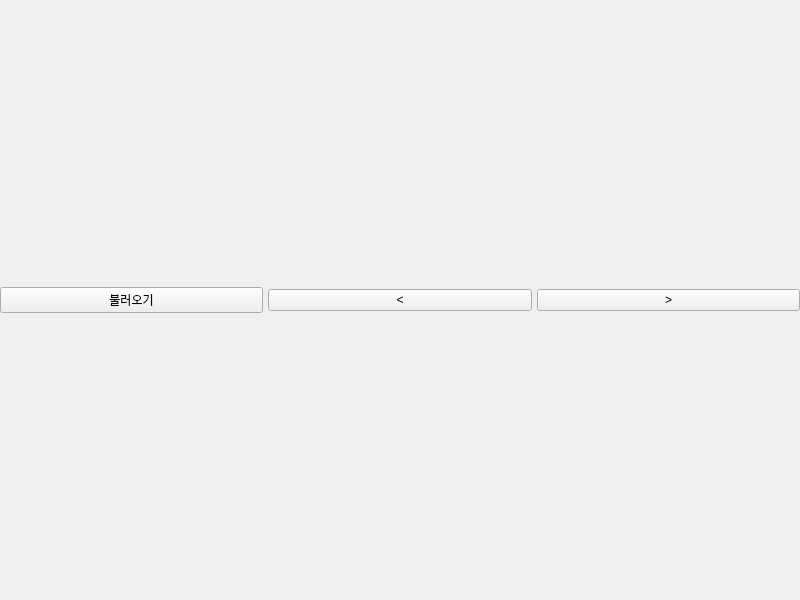
<?xml version="1.0" encoding="UTF-8"?>
<ui version="4.0">
 <class>MainWidget</class>
 <widget class="QWidget" name="MainWidget">
  <property name="geometry">
   <rect>
    <x>0</x>
    <y>0</y>
    <width>800</width>
    <height>600</height>
   </rect>
  </property>
  <property name="windowTitle">
   <string>MainWidget</string>
  </property>
  <layout class="QVBoxLayout" name="verticalLayout_2" stretch="0,1">
   <property name="spacing">
    <number>5</number>
   </property>
   <property name="leftMargin">
    <number>0</number>
   </property>
   <property name="topMargin">
    <number>0</number>
   </property>
   <property name="rightMargin">
    <number>0</number>
   </property>
   <property name="bottomMargin">
    <number>0</number>
   </property>
   <item>
    <layout class="QHBoxLayout" name="horizontalLayout">
     <item>
      <widget class="QPushButton" name="load_pushButton">
       <property name="text">
        <string>불러오기</string>
       </property>
      </widget>
     </item>
     <item>
      <widget class="QPushButton" name="back_pushButton">
       <property name="text">
        <string>&lt;</string>
       </property>
      </widget>
     </item>
     <item>
      <widget class="QPushButton" name="forward_pushButton">
       <property name="text">
        <string>&gt;</string>
       </property>
      </widget>
     </item>
    </layout>
   </item>
   <item>
    <layout class="QVBoxLayout" name="verticalLayout"/>
   </item>
  </layout>
 </widget>
 <resources/>
 <connections/>
</ui>
